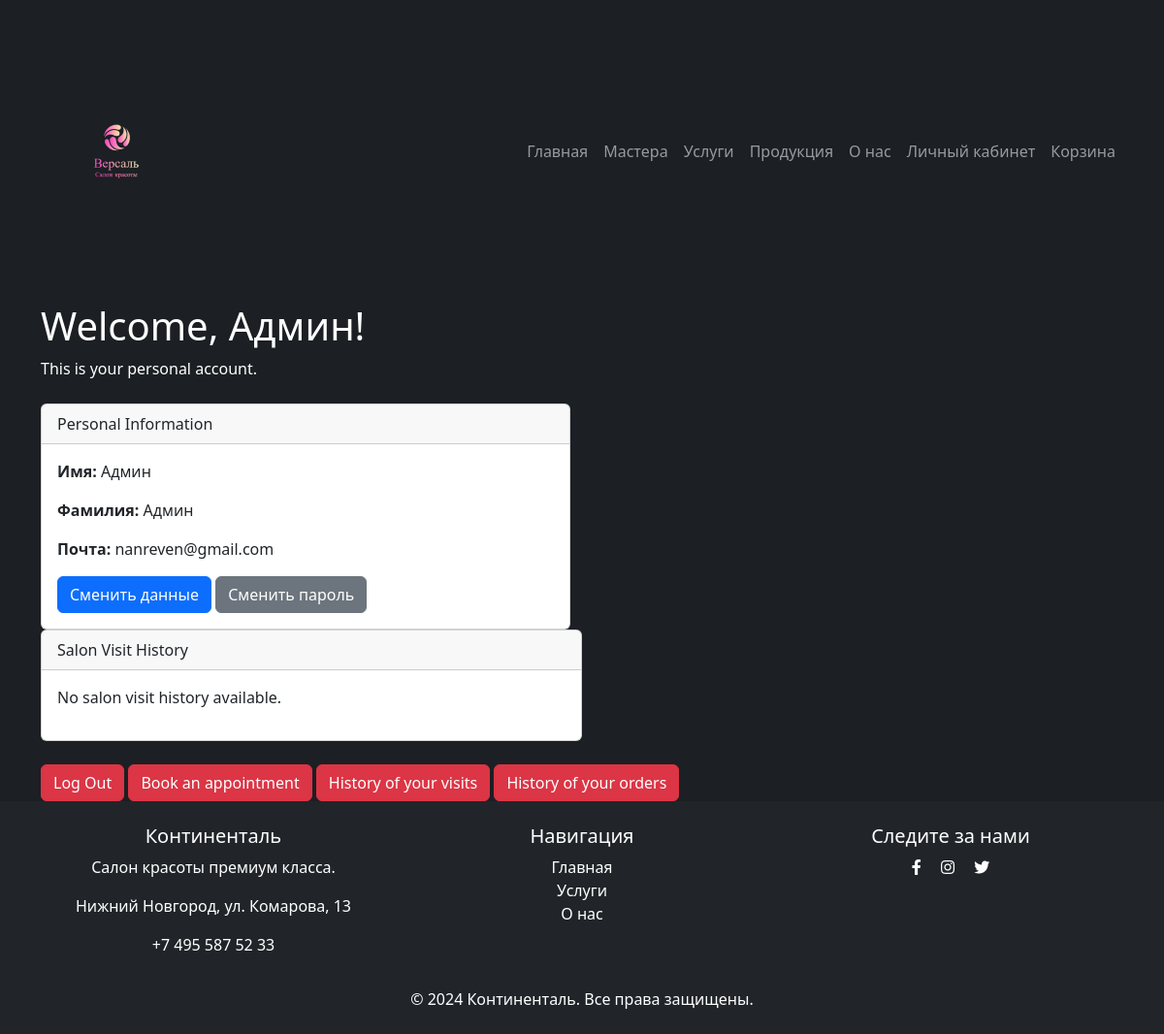
The page /account/ (signed in) on the database as committed earlier.
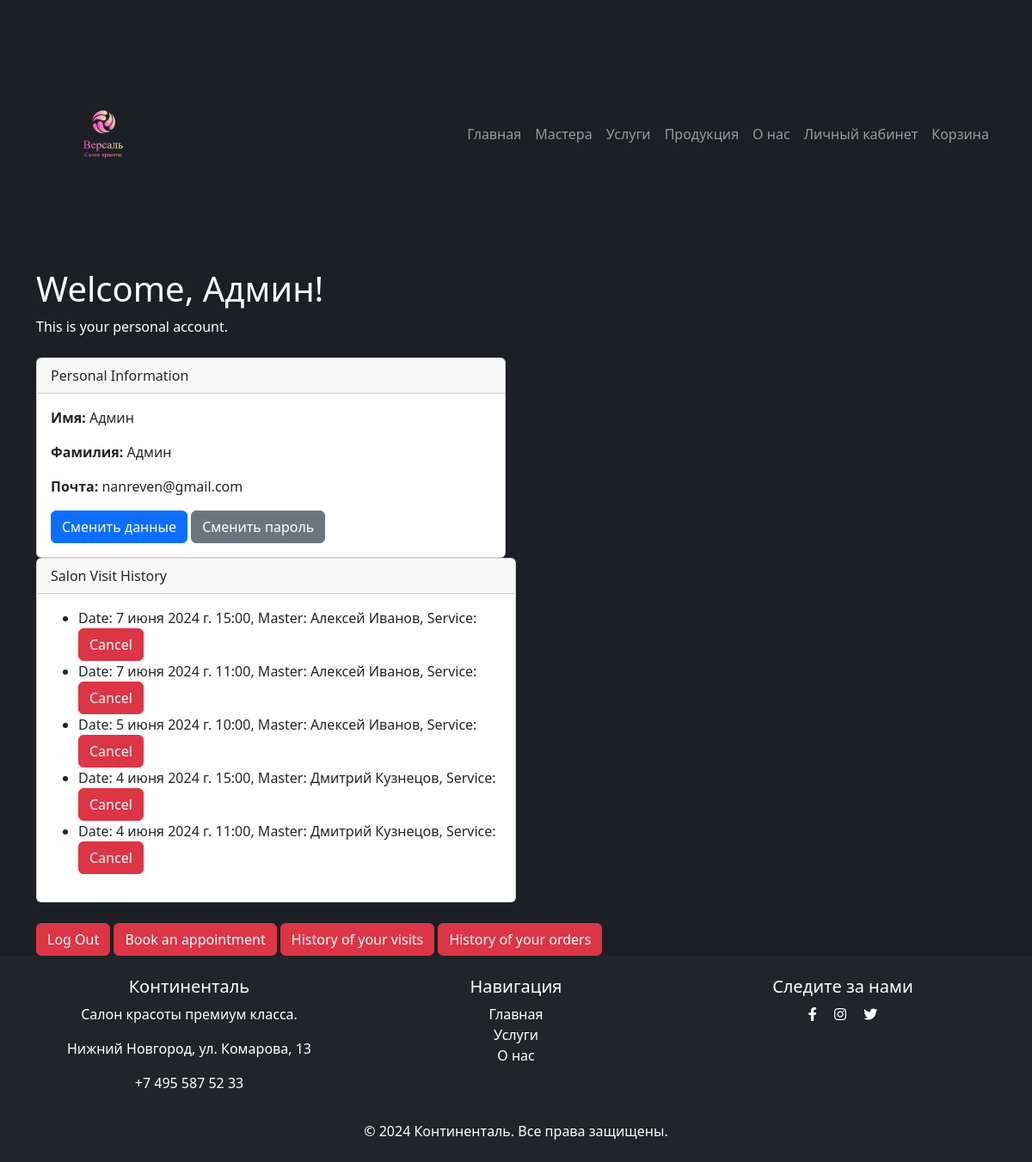
The same page on the database as committed later.
### main/models.py (models this page shows, shortened)
class Appointments(models.Model):
    class AppointmentStatus(models.TextChoices):
        DECLINED = '0', 'Отклонено'
        ACCEPTED = '1', 'Принято'
        WAITING = '2', 'Ожидает ответ'
    start_datetime = models.DateTimeField(verbose_name='Дата и время начала работы', default=now)
    end_datetime = models.DateTimeField(verbose_name='Окончание работы', null=True, blank=True, default=now)
    master = models.ForeignKey(Masters, on_delete=models.DO_NOTHING, verbose_name='Мастер')
    user = models.ForeignKey(Users, on_delete=models.DO_NOTHING, verbose_name='Посетитель')
    comment = models.TextField(verbose_name='Комментарий', blank=True)
    status = models.CharField(verbose_name='Статус заявки', max_length=20,
                              choices=AppointmentStatus.choices, default=AppointmentStatus.WAITING)
    total_sum = models.DecimalField(max_digits=12, decimal_places=2, default=0, verbose_name='Итоговая сумма')
    class Meta:
        verbose_name = 'Бронирование'
        verbose_name_plural = 'Бронирования'

### masters/models.py (models this page shows, shortened)
class Masters(models.Model):
    user: Users = models.OneToOneField(Users, on_delete=models.CASCADE, verbose_name='Пользователь')
    position = models.ForeignKey(Position,  on_delete=models.PROTECT, verbose_name='Должность')
    short_description = models.CharField(verbose_name='Краткая информация', max_length=200)
    full_description = models.TextField(verbose_name='Полная информация')
    photo = models.ImageField(verbose_name='Фотография', upload_to='images/')
    weekend = models.ManyToManyField(Weekday, verbose_name='Выходные', limit_choices_to=2)
    slug = models.SlugField(verbose_name='URL', max_length=50, unique=True, db_index=True, blank=True)
    def __str__(self):
        return f"{self.user.first_name} {self.user.last_name}"
    class Meta:
        verbose_name = 'Мастер'
        verbose_name_plural = 'Мастера'

class Users(AbstractUser):
    username = None
    email = models.EmailField(verbose_name='Почта', max_length=50, unique=True, db_index=True)
    phone_number = models.CharField(verbose_name='Номер телефона', max_length=20, unique=True)
    is_customer = models.BooleanField(verbose_name='Клиент', default=True, help_text='Уберите отметку, '
                                                                        'если пользователь является сотрудником салона')
    USERNAME_FIELD = 'email'
    REQUIRED_FIELDS = []
    objects = UserManager()
    class Meta:
        verbose_name = 'Пользователь'
        verbose_name_plural = 'Пользователи'

### main/views.py (the view, shortened to what this page needs)
# urls.py: path('account/', views.account, name='account'),
@login_required
def account(request):
    if request.user.is_customer:
        user_bookings = Appointments.objects.filter(user=request.user, start_datetime__gte=timezone.now()) \
            .filter(Q(status='1') | Q(status='2')).order_by('-start_datetime')
        for book in user_bookings:
            if book.start_datetime.date() == datetime.datetime.now().date():
                if book.start_datetime.time() <= datetime.datetime.now().time():
                    user_bookings.exclude(pk=book.pk)
                    obj = Appointments.objects.get(pk=book.pk)
                    obj.status = '0'
                    obj.save()
        return render(request, 'main/user_account.html', {'user_bookings': user_bookings})

### main/templates/main/user_account.html (shortened to what this page needs)
{% extends 'main/main_layout.html' %}
{% block content %}
<div class="container">
    <h1 class="text-white">Welcome, {{ user.first_name }}!</h1>
    <p class="text-white">This is your personal account.</p>
    <div class="row mt-4">
        <div class="col-md-6">
            <div class="card">
                <div class="card-header">
                    Personal Information
                </div>
                <div class="card-body">
                    <p><strong>Имя:</strong> {{ user.first_name }}</p>
                    <p><strong>Фамилия:</strong> {{ user.last_name }}</p>
                    <p><strong>Почта:</strong> {{ user.email }}</p>
                    <a href="{% url 'edit_profile' %}" class="btn btn-primary">Сменить данные</a>
                    <a href="{% url 'change_password' %}" class="btn btn-secondary">Сменить пароль</a>
                </div>
            </div>
        </div>
    </div>
    <div class="col-md-6">
            <div class="card">
                <div class="card-header">
                    Salon Visit History
                </div>
                <div class="card-body">
                    {% if user_bookings %}
                        <ul>
                            {% for booking in user_bookings %}
                                <li>
                                    Date: {{ booking.start_datetime }}, Master: {{ booking.master }}, Service: {{ booking.service }}
                                    <form action="{% url 'cancel_booking' booking.id %}" method="post" style="display: inline;">
                                        <button type="submit" class="btn btn-danger">Cancel</button>
                                    </form>
                                </li>
                            {% endfor %}
                        </ul>
                    {% else %}
                        <p>No salon visit history available.</p>
                    {% endif %}
                </div>
            </div>
        </div>
    <div class="row mt-4">
        <div class="col-md-12">
            <a href="{% url 'logout' %}" class="btn btn-danger">Log Out</a>
            <a href="{% url 'booking' %}" class="btn btn-danger">Book an appointment</a>
            <a href="{% url 'visits_history' %}" class="btn btn-danger">History of your visits</a>
            <a href="{% url 'order_history' %}" class="btn btn-danger">History of your orders</a>
        </div>
    </div>
</div>
{% endblock %}

Rows that differ between the two databases and show on the page:
added Appointments: start_datetime "7 июня 2024 г. 15:00", master "Алексей Иванов"
added Appointments: start_datetime "7 июня 2024 г. 11:00", master "Алексей Иванов"
added Appointments: start_datetime "5 июня 2024 г. 10:00", master "Алексей Иванов"
added Appointments: start_datetime "4 июня 2024 г. 15:00", master "Дмитрий Кузнецов"
added Appointments: start_datetime "4 июня 2024 г. 11:00", master "Дмитрий Кузнецов"
Other text that changed with them:
text no longer shown: "No salon visit history available."
